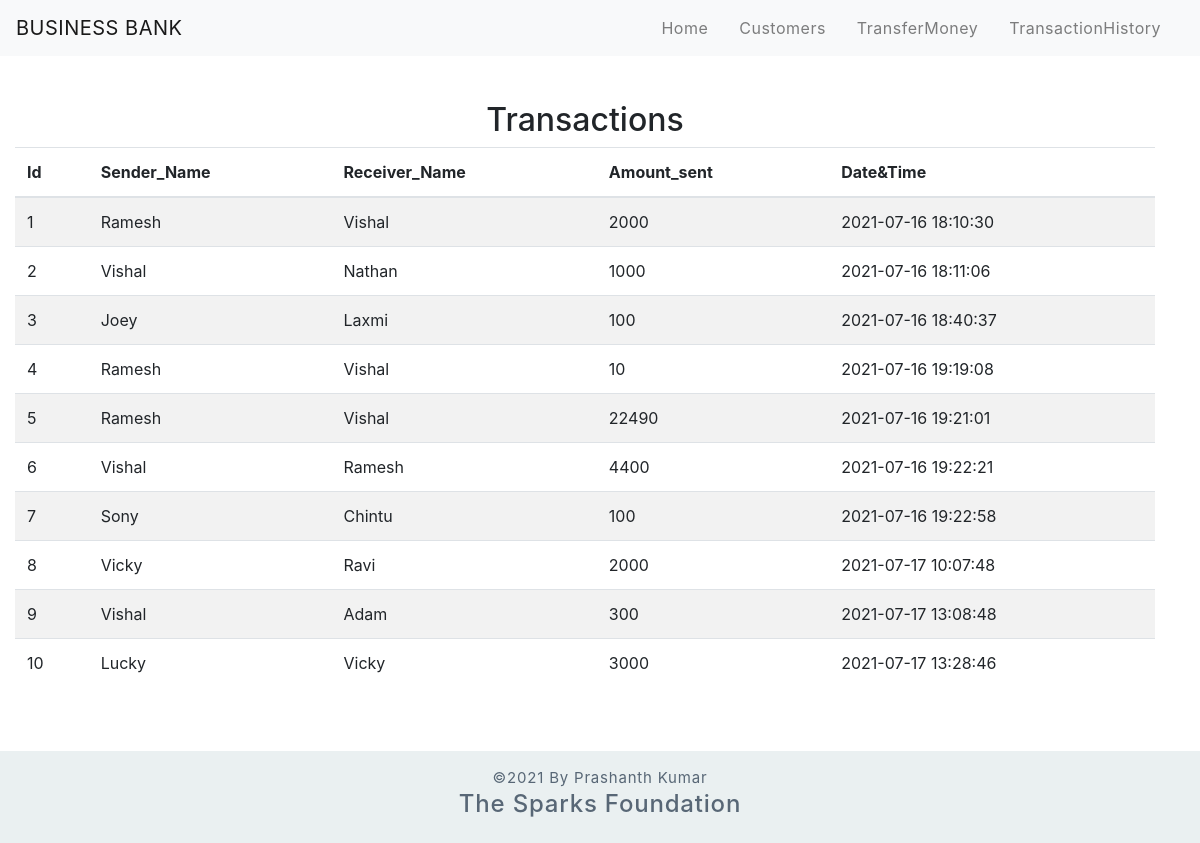
The page /history.php on the database its author committed.
### tables this page shows
CREATE TABLE IF NOT EXISTS `transfers` (
  `Id` int NOT NULL AUTO_INCREMENT,
  `Sender_Name` varchar(255) DEFAULT NULL,
  `Receiver_Name` varchar(255) DEFAULT NULL,
  `Amount_sent` int NOT NULL,
  `datetime` datetime NOT NULL DEFAULT CURRENT_TIMESTAMP,
  PRIMARY KEY (`Id`)
);

### history.php (the view, shortened to what this page needs)
<?php
    include 'connection.php';
?>
<!DOCTYPE html>
<html>
    <head>
        <link rel="stylesheet" href="https://stackpath.bootstrapcdn.com/bootstrap/4.5.2/css/bootstrap.min.css">
    </head>
    <body>
        <?php
            include 'header.php';
        ?>
        <div class="container-fluid row">
            <div class="col-md">
                <h2 style="text-align: center; margin-top:45px;">Transactions</h2>
                <table class="table table-striped">
                    <thead>
                        <tr>
                            <th>Id</th>
                            <th>Sender_Name</th>
                            <th>Receiver_Name</th>
                            <th>Amount_sent</th>
                            <th>Date&Time</th>
                        </tr>
                    </thead>
                    <tbody>
                        <?php
                            $query="SELECT * FROM transfers";
                            $result=mysqli_query($con,$query);
                            while($row=mysqli_fetch_assoc($result)){
                        ?>
                        <tr>
                            <td><?php echo $row['Id']; ?></td>
                            <td><?php echo $row['Sender_Name']; ?></td>
                            <td><?php echo $row['Receiver_Name']; ?></td>
                            <td><?php echo $row['Amount_sent']; ?></td>
                            <td><?php echo $row['datetime']; ?></td>
                        </tr>
                        <?php
                            }
                        ?>
                    </tbody>
                </table>
            </div>
        </div>
        <footer class="text-center mt-5 py-3">
            <p>&copy;2021 By Prashanth Kumar</p>
            <h4>The Sparks Foundation</h4>
        </footer>
    </body>
</html>

### history.php (style rules this page uses)
footer { color: #586776; background-color: #EAF0F1; letter-spacing: 0.8px; }
footer p { margin: 0px; font-size: 15px; }

### rows shown on the page
transfers: Id "1", Sender_Name "Ramesh", Receiver_Name "Vishal", Amount_sent "2000", datetime "2021-07-16 18:10:30"
transfers: Id "2", Sender_Name "Vishal", Receiver_Name "Nathan", Amount_sent "1000", datetime "2021-07-16 18:11:06"
transfers: Id "3", Sender_Name "Joey", Receiver_Name "Laxmi", Amount_sent "100", datetime "2021-07-16 18:40:37"
transfers: Id "4", Sender_Name "Ramesh", Receiver_Name "Vishal", Amount_sent "10", datetime "2021-07-16 19:19:08"
transfers: Id "5", Sender_Name "Ramesh", Receiver_Name "Vishal", Amount_sent "22490", datetime "2021-07-16 19:21:01"
transfers: Id "6", Sender_Name "Vishal", Receiver_Name "Ramesh", Amount_sent "4400", datetime "2021-07-16 19:22:21"
transfers: Id "7", Sender_Name "Sony", Receiver_Name "Chintu", Amount_sent "100", datetime "2021-07-16 19:22:58"
transfers: Id "8", Sender_Name "Vicky", Receiver_Name "Ravi", Amount_sent "2000", datetime "2021-07-17 10:07:48"
transfers: Id "9", Sender_Name "Vishal", Receiver_Name "Adam", Amount_sent "300", datetime "2021-07-17 13:08:48"
transfers: Id "10", Sender_Name "Lucky", Receiver_Name "Vicky", Amount_sent "3000", datetime "2021-07-17 13:28:46"
